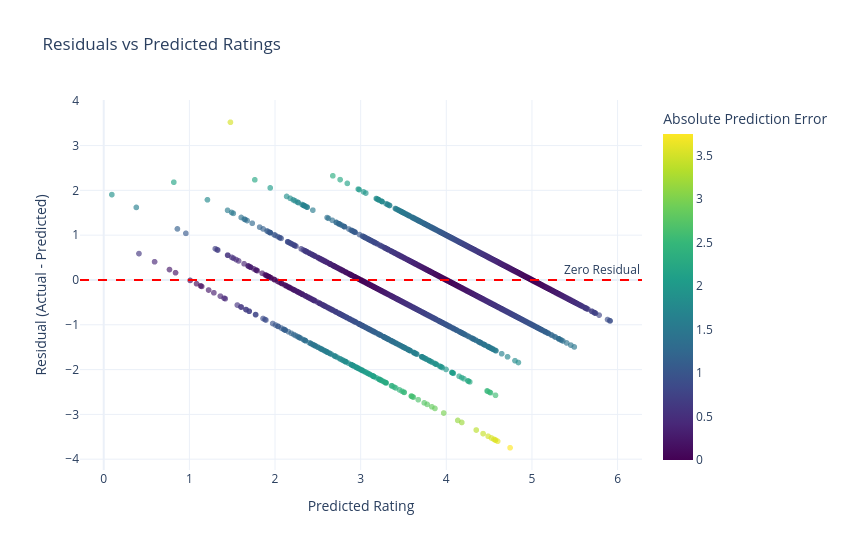

Notebook code for this chart:
### Markdown cell above
Interactive residual plot

### Code cell
fig = px.scatter(
    regression_res,
    x='Predicted',
    y='Residual',
    color='Absolute_Error',
    color_continuous_scale='Viridis',
    opacity=0.65,
    hover_data=["Actual", "Predicted", "Residual"],
    title="Residuals vs Predicted Ratings",
    labels={
        "Predicted": "Predicted Rating",
        "Residual": "Residual (Actual - Predicted)",
        "Absolute_Error": "Absolute Prediction Error"
    }
)

# Reference line for zero residual
fig.add_hline(
    y=0,
    line_dash='dash',
    line_color='red',
    annotation_text='Zero Residual'  
)

fig.update_layout(
    template='plotly_white',
    width=850,
    height=550
)

fig.show()

### Figure 1 — Plotly figure (JSON) as saved in the notebook; plotly's stock layout.template omitted (floating-point values rounded to 4 significant figures; data arrays with more than 128 entries replaced by an {"elided": "..."} marker saying what was removed)
{"data": [{"customdata": {"elided": "4697x1 int values"}, "hovertemplate": "Predicted Rating=%{x}<br>Residual (Actual - Predicted)=%{y}<br>Actual=%{customdata[0]}<br>Absolute Prediction Error=%{marker.color}<extra></extra>", "legendgroup": "", "marker": {"color": {"elided": "4697 float values"}, "coloraxis": "coloraxis", "opacity": 0.65, "symbol": "circle"}, "mode": "markers", "name": "", "showlegend": false, "type": "scattergl", "x": {"elided": "4697 float values"}, "xaxis": "x", "y": {"elided": "4697 float values"}, "yaxis": "y"}], "layout": {"annotations": [{"showarrow": false, "text": "Zero Residual", "x": 1, "xanchor": "right", "xref": "x domain", "y": 0, "yanchor": "bottom", "yref": "y"}], "coloraxis": {"autocolorscale": false, "colorbar": {"title": {"text": "Absolute Prediction Error"}}, "colorscale": [[0, "#440154"], [0.1111, "#482878"], [0.2222, "#3e4989"], [0.3333, "#31688e"], [0.4444, "#26828e"], [0.5556, "#1f9e89"], [0.6667, "#35b779"], [0.7778, "#6ece58"], [0.8889, "#b5de2b"], [1, "#fde725"]]}, "height": 550, "legend": {"tracegroupgap": 0}, "shapes": [{"line": {"color": "red", "dash": "dash"}, "type": "line", "x0": 0, "x1": 1, "xref": "x domain", "y0": 0, "y1": 0, "yref": "y"}], "title": {"text": "Residuals vs Predicted Ratings"}, "width": 850, "xaxis": {"anchor": "y", "domain": [0, 1], "title": {"text": "Predicted Rating"}}, "yaxis": {"anchor": "x", "domain": [0, 1], "title": {"text": "Residual (Actual - Predicted)"}}}}
